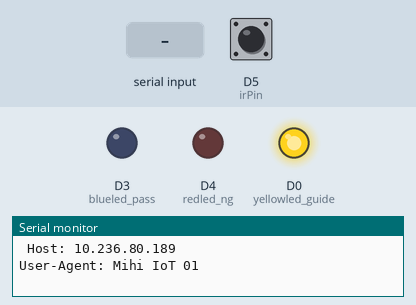
Bench run of a sketch on a simulated ESP8266 (NodeMCU). Parts: output pins drawn as LEDs (lit = HIGH), the last lines printed to the serial monitor. Inputs (shaded band) come from the test bench; at power-on: D5 (irPin) HIGH. WiFi joins after 1.5 s; servers stay silent unless stated; uploads are accepted with an empty reply.

Above: at 3.3 s.
3.4 s: D5 (irPin) pulsed LOW 2 times (0.12 s each, 0.3 s apart)
5.5 s: "1\n" received over the second serial link
At 8.2 s:
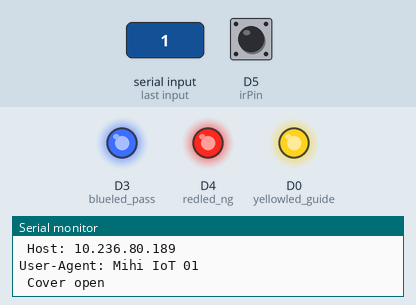
8.5 s: D5 (irPin) driven LOW
At 11.2 s:
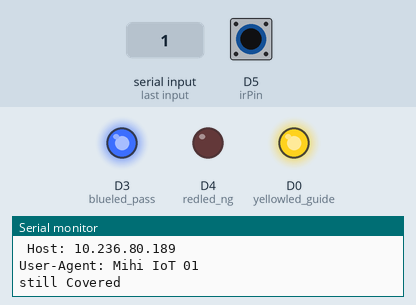
11.5 s: D5 (irPin) driven HIGH
At 11.9 s:
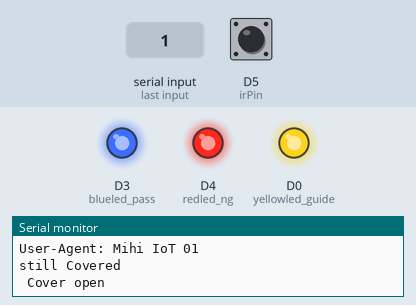
Timing chart, 0 to 14.0 s (numbered marks = the images above; inputs shaded):
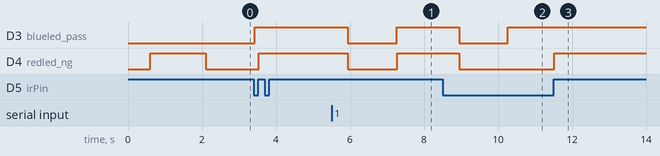

Measured:
- after the input at 5.5 s, D3 (blueled_pass), D4 (redled_ng): HIGH → LOW after 0.44 s, → HIGH 1.3 s later
- after the input at 8.5 s, D3 (blueled_pass): HIGH → LOW after 0.45 s, → HIGH 1.3 s later; D4 (redled_ng): HIGH → LOW after 0.45 s
- after the input at 11.5 s, D4 (redled_ng): LOW → HIGH at once

The sketch:

fluke_45_readvolt.ino
```cpp
#include <SoftwareSerial.h>
//#include "Statistic.h"
#include <WiFiClient.h>
#include <ESP8266WiFiMulti.h>
ESP8266WiFiMulti wifiMulti;
#define DEVICE_ID ESP.getChipId()

WiFiClient client;
byte server[] = {10, 236, 80, 189 }; // http server - PUT HERE YOUR SERVER IP as bytes
String serverStr = "10.236.80.189"; // http server - PUT HERE YOUR SERVER IP as string
//Variable for quearysting and default value
int netsts = 0;
int datWrt, sts, cov5, cov13;


//Statistic myStats;

// set up a new serial object
SoftwareSerial mySerial(D2, D1); //(rx, tx)

char byteRead;

//infared sensor
int irVal = 0;
int irPin = D5;

//serial processing
char inData[50]; // Allocate some space for the string
char inChar=-1; // Where to store the character read


String rslt;
float volt;

int five_pass = 0;
int trdt_pass = 0;

//reading define
const float mid = 4;
const float upbndry = 9.0;
const float lowbndry = 1;
const float hi_lmt = 6;
const float lo_lmt = 2.19;

//led control
const int blueled_pass = D3;
const int redled_ng = D4;
const int yellowled_guide = D0;


int stable;

int uploaded = 0;

void off_led(){
    digitalWrite(blueled_pass, 1);//blue led Off
    digitalWrite(redled_ng, 1); //red led Off
    digitalWrite(yellowled_guide, 1); //yellow led Off
}
void pass_led() {
  off_led();
  digitalWrite(blueled_pass, 0);//blue led On
}
void ng_led() {
  off_led();
  digitalWrite(redled_ng, 0); //red led On
}
void guide_led() {
  off_led();
  digitalWrite(yellowled_guide, 0); //yellow led on
}
void error_led(){
  digitalWrite(blueled_pass, 0);//blue led On
  digitalWrite(redled_ng, 0); //red led On
  digitalWrite(yellowled_guide, 0); //yellow led On
}


void read_com() {
    byte inde =0;                       // Index into array; where to store the character

    while (mySerial.available() > 0)    // Don't read unless there you know there is data
    {
        if(inde < 49)                   // One less than the size of the array
        {
            inChar = mySerial.read();    // Read a character
            inData[inde] = inChar; // Store it
            inde++; // Increment where to write next
            inData[inde] = '\0'; // Null terminate the string
            //delay(100);
            rslt = inData;
            String val = rslt.substring(0,6);
            String expn = rslt.substring(7);
            float val2=val.toFloat();
            float expn2=expn.toFloat();
            double base = 10;
            float power= pow(base, expn2);
            volt = val2*power;
           }
    }

}

void get_volt(){

  do{
     mySerial.print("VAL?");
     mySerial.print("\r\n");
      delay(50);
      read_com();
      delay(50);
  }while (volt < 1 || volt >=10 || isnan(volt) || isinf(volt));

 /*
      mySerial.print("VAL?");
      mySerial.print("\r\n");
      delay(50);
  read_com();
  while (volt < 1 || volt >=10 || isnan(volt) || isinf(volt)){
      delay(50);
      mySerial.print("VAL?");
      mySerial.print("\r\n");
      delay(50);
    read_com();
  }
  */
}

void setup(){
  Serial.begin(19200);
  mySerial.begin(9600);

  pinMode(blueled_pass, OUTPUT);
  pinMode(redled_ng, OUTPUT);
  pinMode(yellowled_guide, OUTPUT);
  pinMode(irPin, INPUT_PULLUP);

  error_led();
  //myStats.clear();


  mySerial.print("RATE F");
  mySerial.print("\r\n");
  delay(100);
  read_com();
  mySerial.print("VDC");
  mySerial.print("\r\n");
  delay(100);
  read_com();
  mySerial.print("RANGE 3");
  mySerial.print("\r\n");
  delay(100);
  read_com();
  mySerial.print("format 1");
  mySerial.print("\r\n");
  delay(100);
  read_com();
  mySerial.print("REMS");
  mySerial.print("\r\n");
  delay(100);
  read_com();
  delay(100);
  read_com();

  off_led();

  Serial.println("");
  Serial.print("Connecting to WIFI: ");
  pass_led();

wifiMulti.addAP("L80173RTD01", "@Lanetwork07456541");
wifiMulti.addAP("L80193RTD02", "@Lanetwork36205257");


if(wifiMulti.run() == WL_CONNECTED) {
        Serial.println("");
        Serial.print("WiFi connected :  ");
        Serial.print(WiFi.SSID());
        Serial.println("IP address: ");
        Serial.println(WiFi.localIP());
  }
  while (WiFi.status() != WL_CONNECTED) {
    delay(500);
    Serial.print(".");
    wifiMulti.run();
  }
  netsts = 1;
  off_led();
}


void upload(){
    if (client.connect(server, 81)) {  // http server is running on default port 80
      Serial.print("connected Web Server IP: ");
      Serial.println(serverStr);
      datWrt = 1;
      String method = "GET /photointerupter/voltdata.aspx";  // PUT HERE YOUR SERVER URL e.g. from http://192.168.1.11/SensorWriteToFile.php?temp=10.5&hum=58
             method +="?SID=" + String(DEVICE_ID);
             method +="&volt=" + String(volt);
             method +="&netsts=" + String(netsts) ;
             method += " HTTP/1.1\r\n ";
             method += "Host: " + serverStr +"\r\n";   // http server is running on port 80, so no port is specified
             method += "User-Agent: Mihi IoT 01\r\n";  // PUT HERE YOUR USER-AGENT that can be used in your php program or Apache configuration
             method += "\r\n";
             method += "\r\n";
             Serial.println(method);

      client.print(method);

      int i = 0;
      while ((!client.available()) && (i < 10)) {         //Wait up to 10 seconds for server to respond then read response
        delay(10);
        i++;
        }
      while (client.available()){
        String Line = client.readStringUntil('\r');
      //  Serial.println(Line);
        //readtags( Line); //process readtags from HTML page
        }
      netsts=0; //reset netsts after send to server
      client.stop();
      }
      else {
        Serial.println("Web Server connection failed");
        error_led();  //red led on (Web server connection fail)
      }
 }


void readtags(String content){
  char *starttags[] = { "<sts>", "<cov5>", "<cov13>","<datWrt>" };
  char *endtags[] = { "</sts>", "</cov5>", "</cov13>","</datWrt>" };
  String tagdata[5];
  for (int i=0; i<4; i++ )
  {
   int startValue = content.indexOf(starttags[i]);
      // Serial.println(startValue);
   int endValue = content.indexOf(endtags[i]);
      //   Serial.println(endValue);
      // Serial.println(starttags[i]);
   int k = strlen(starttags[i]);
   tagdata[i] = content.substring(startValue + k, endValue);    // + 7 to make the index start after the <Value> tag
    Serial.println(tagdata[i]);
   }
      sts=tagdata[0].toInt();
      cov5 =tagdata[1].toInt();
      cov13=tagdata[2].toInt();
      datWrt=tagdata[3].toInt();

}

void loop(){

  //Serial.print("Device IP address: ");
  //Serial.println(WiFi.SSID());
  //Serial.println(WiFi.localIP());
  //Serial.println(DEVICE_ID);
  //Serial.println("Client started");

  if(wifiMulti.run() != WL_CONNECTED){                //reconnect WiFi
    Serial.println("WiFi not connected!");
    delay(1000);
    netsts = 2;
  }


int i=0,maxcnt=10;
int stblcnt=0,actstbl=3;
float oldvolt=0;
  while( digitalRead(irPin)==0 && i<maxcnt)
  {

    Serial.println("Covered");
  for (i=0;i<maxcnt;i++){
    delay(10);
    get_volt();
    if(abs(volt-oldvolt)>0.05)
    {
      oldvolt=volt;
      stblcnt=0; // reset stable count
    }else{
      stblcnt=stblcnt+1;  // increace stable count
      if (stblcnt==actstbl) // is stable reading than exit
        i=maxcnt;

      oldvolt=volt;
    }
    Serial.println(volt);

  }

  }


    //judge result
    if(volt >= mid){//cover 5mm
      if(volt >= hi_lmt){
          digitalWrite(yellowled_guide, 0); //yellow led On

      }else{

        digitalWrite(redled_ng, 0); //RED led On
      }
    }else{    //cover 13mm
      if(volt >= lo_lmt){
          digitalWrite(yellowled_guide, 0); //yellow led On
      }else{
        digitalWrite(redled_ng, 0); //RED led On
      }
    }


   // pass_led();
    digitalWrite(blueled_pass, 0);//blue led On

    Serial.print("Uploading...");
    Serial.println(volt);
    upload();
    digitalWrite(blueled_pass, 1);//blue led off

  while( digitalRead(irPin)==0 ){
  //if cover is close wait till open
  if (i>0)
    Serial.println("still Covered");
  i=0;
  delay(10);
  // off_led();
  }

  Serial.println(" Cover open");
  while( digitalRead(irPin)==1 ){
  //if cover is open wait till close
  delay(10);
  off_led();
  }


}
```
